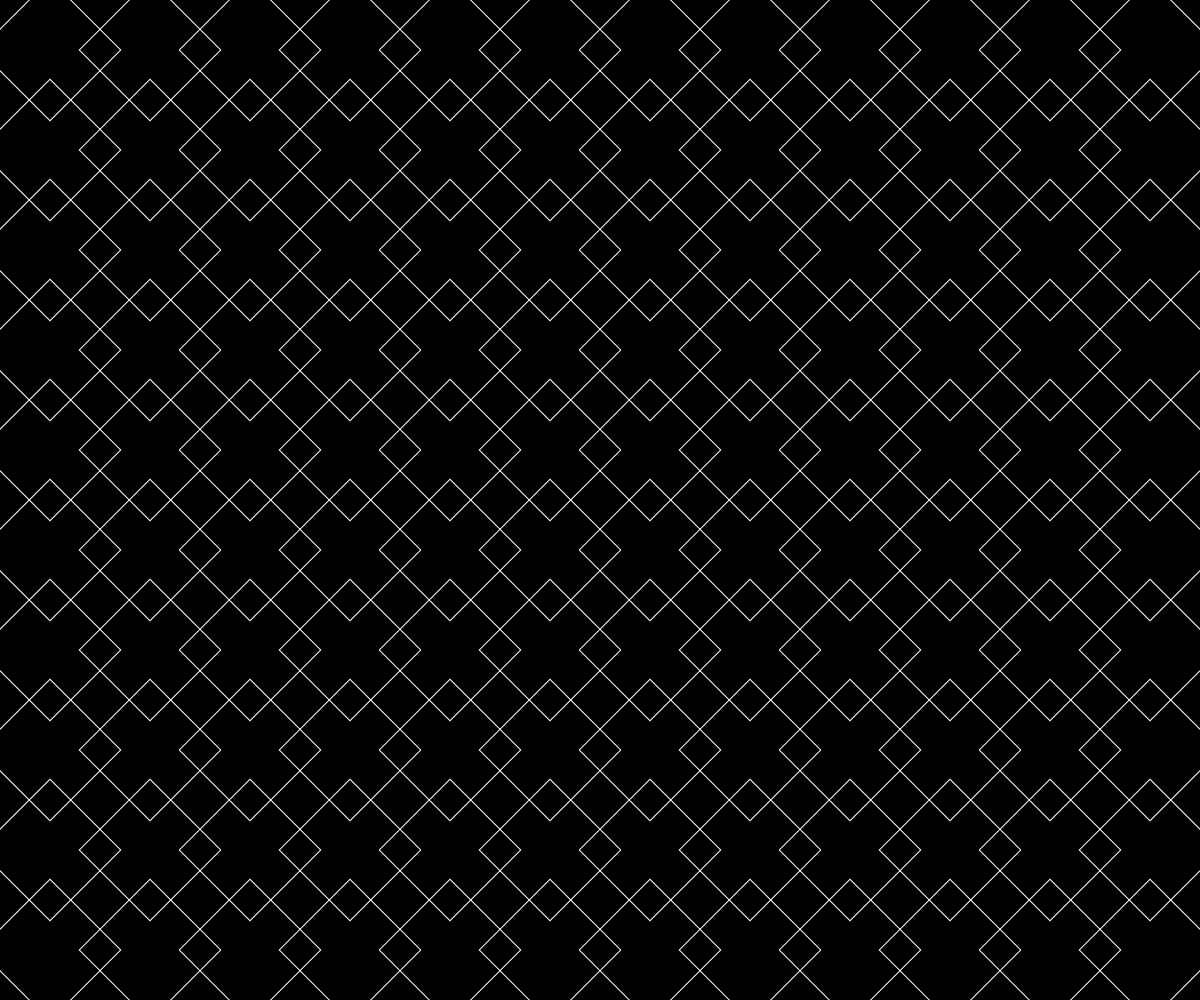
Frame 1 (no input)
Frame 60 (no input): identical to frame 1, image omitted
Frame 120 (the mouse pressed at the canvas centre since frame 60): identical to frame 1, image omitted

The p5.js sketch that drew this single still picture (run headless with seeded random() and noise() and a simulated clock; from frame 60 on, the mouse is pressed at the canvas centre):

// p5.js sketch
// ── sketch.js
var slotSize = 100;
var marginX
var marginY
var nb = 1
var rounded = 0
function setup() {

    createCanvas(windowWidth, windowHeight);

    pixelDensity(1)
    rectMode(CENTER)
    marginX = windowWidth - int((windowWidth / slotSize)) * slotSize;
    marginY = windowHeight - int((windowHeight / slotSize)) * slotSize;
}


function draw() {
    background(0)
    for (var x = marginX / 2 + slotSize / 2; x < width - marginX / 2; x += slotSize) {
        for (var y = marginY / 2 + slotSize / 2; y < height - marginY / 2; y += slotSize) {
            push()
            translate(x, y)
            rotate(PI / 4)
            noFill()

            stroke(255)
            //noStroke()
            //fill(255,50)

            rect(0, 0, slotSize, slotSize, rounded)
            if(nb > 1) rect(0, 0, slotSize/1.25, slotSize/1.25, rounded)
            if(nb > 2) rect(0, 0, slotSize/1.5, slotSize/1.5, rounded)
            if(nb > 3) rect(0, 0, slotSize/2, slotSize/2, rounded)
            if(nb > 4) rect(0, 0, slotSize/3, slotSize/3, rounded)
            if(nb > 5) rect(0, 0, slotSize/4, slotSize/4, rounded)
            pop()
        }
    }

}

function mouseReleased() {

    slotSize = random(5, 50) * 5
    marginX = width - int((width / slotSize)) * slotSize;
    marginY = height - int((height / slotSize)) * slotSize;
    nb = int(random(7))
    strokeWeight(random(0.5, 5))
    rounded = int(random(slotSize/2))
}

function windowResized() {
    resizeCanvas(windowWidth, windowHeight);
    marginX = windowWidth - int((windowWidth / slotSize)) * slotSize;
    marginY = windowHeight - int((windowHeight / slotSize)) * slotSize;
}
